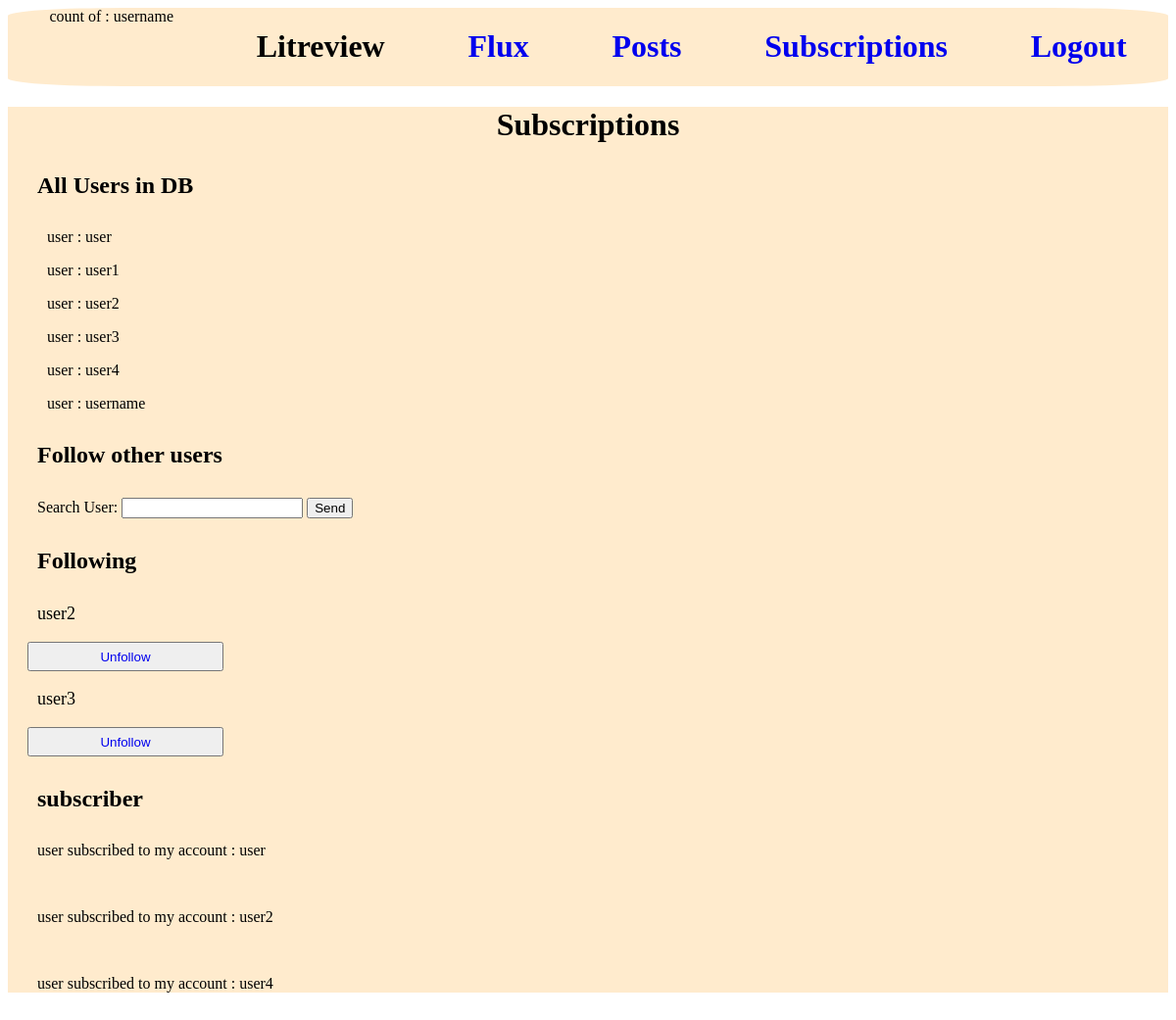
Page /dashboard/subscriptions (signed in) on the committed database.
### accounts/models.py (models this page shows, shortened)
class CustomUser(AbstractUser):
    pass

### reviews/models.py (models this page shows, shortened)
class UserFollows(models.Model):
    user = models.ForeignKey(to=settings.AUTH_USER_MODEL, on_delete=models.CASCADE, related_name="following",)
    followed_user = models.ForeignKey(to=settings.AUTH_USER_MODEL, on_delete=models.CASCADE, related_name="followed_by",)
    class Meta:
        unique_together = (
            "user",
            "followed_user",
        )

### reviews/views.py (the view, shortened to what this page needs)
# urls.py: path("subscriptions", see_users, name="reviews-subscriptions"),
@login_required
def see_users(request):
    users = CustomUser.objects.all().order_by("username")
    relations = UserFollows.objects.filter(user=request.user)
    r = UserFollows.objects.filter(followed_user=request.user)
    form = SearchUserForm()
    context = {"users": users, "form": form, "relations": relations, "r_users": r, }
    return render(request, "reviews/subscriptions.html", context)

### reviews/forms.py
class SearchUserForm(forms.Form):
    user_name = forms.CharField(label="Search User", max_length=100)

### reviews/templates/reviews/subscriptions.html (shortened to what this page needs)
{% extends 'base.html' %}
{% block content %}
<div class="content_subscriptions">
    <h1 class="title_subscriptions">Subscriptions</h1>
    <div class="content_all_users">
        <h4 class="title_s"> All Users in DB</h4>
        <div class="forms_all_users">
            {% for user in users %}
            <p class="user_username"> user : {{ user.username }}</p>
            {% endfor %}
        </div>
    </div>
    <div class="content_follow_users">
        <h4 class="title_s">Follow other users</h4>
        <form class="form_a" method="POST">
            {{ form }}
            <input type="submit" value="Send" />
        </form>
    </div>
    <div class="content_following">
        <h4 class="title_s">Following</h4>
        {% for relation in relations %}
        <p class="followed_username">{{ relation.followed_user.username }}</p>
        <button class="btn_unfolow"><a  href="{% url 'unfollow_user' relation.followed_user.id %}" type="submit">Unfollow</a></button>
        {% endfor %}
    </div>
    <div class="subscriber">
        <h4 class="title_s">subscriber</h4>
        {% for u in r_users %}
        <p class="subscriber_username">user subscribed to my account : {{ u.user.username }}</p>
        {% endfor %}
    </div>
</div>
{% endblock %}

### templates/base.html (shortened to what this page needs)
{% load static %}
<!DOCTYPE html>
<html lang="en">
<head>
    <link rel="stylesheet" type="text/css" href="{% static 'css/nav_bar.css' %}">
    <link rel="stylesheet" type="text/css" href="{% static 'css/create_ticket_review.css' %}">
    <link rel="stylesheet" type="text/css" href="{% static 'css/edit_ticket_review.css' %}">
    <link rel="stylesheet" type="text/css" href="{% static 'css/flux.css' %}">
    <link rel="stylesheet" type="text/css" href="{% static 'css/posts.css' %}">
    <link rel="stylesheet" type="text/css" href="{% static 'css/subscriptions.css' %}">
    <link rel="stylesheet" type="text/css" href="{% static 'css/respond_ticket.css' %}">
</head>
<body>
    <div class="navigation_bar">
        {% if user.is_authenticated %}
        count of : {{user.username}}
        {% endif %}
        <h1>Litreview</h1>
        <a href="{% url 'reviews-main' %}"><h1>Flux</h1></a>
        <a href="{% url 'reviews-posts' %}"><h1>Posts</h1></a>
        <a href="{% url 'reviews-subscriptions' %}"><h1>Subscriptions</h1></a>
        <a href="{% url 'reviews-logout' %}"><h1>Logout</h1></a>
    </div>
{% block content %}{% endblock %}
</body>
</html>

### reviews/static/css/nav_bar.css (style rules this page uses)
.navigation_bar { background-color: blanchedalmond; display: flex; justify-content: space-around; border-radius: 10%; }
a:link { text-decoration: none; }

### reviews/static/css/subscriptions.css (style rules this page uses)
.content_subscriptions { background-color: blanchedalmond; margin-bottom: 0px; }
.title_subscriptions { display: flex; justify-content: center; }
.title_s { display: flex; margin-top: 30px; margin-bottom: 30px; margin-left: 30px; font-size: x-large; }
.user_username { margin-left: 40px; }
.followed_username { margin-left: 30px; font-size: large; }
.btn_unfolow { width: 200px; height: 30px; margin-left: 20px; }
.form_a { margin-left: 30px; }
.subscriber_username { margin-left: 30px; margin-bottom: 50px; }

### rows in the picture
CustomUser: username "username"
CustomUser: username "user"
CustomUser: username "user1"
CustomUser: username "user2"
CustomUser: username "user3"
CustomUser: username "user4"
UserFollows: followed_user.username "user2"
UserFollows: followed_user.username "user3"
UserFollows: user.username "user"
UserFollows: user.username "user2"
UserFollows: user.username "user4"
